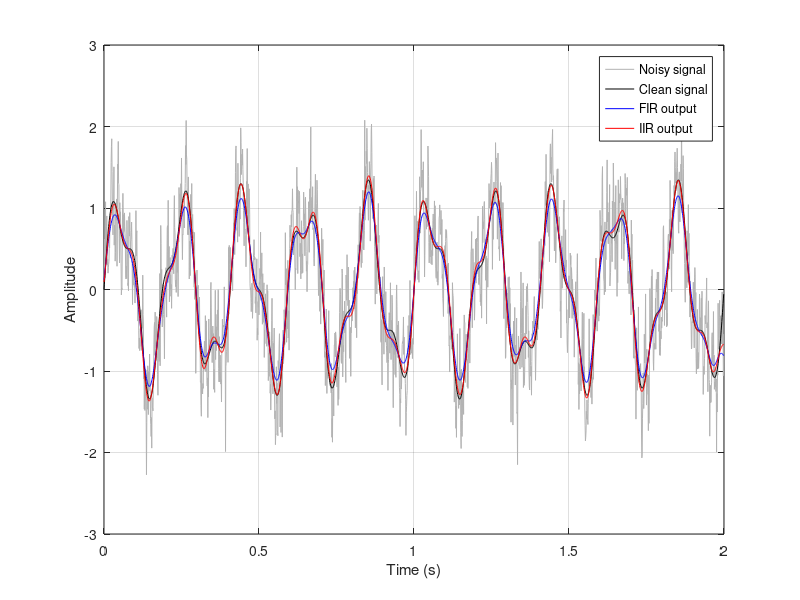
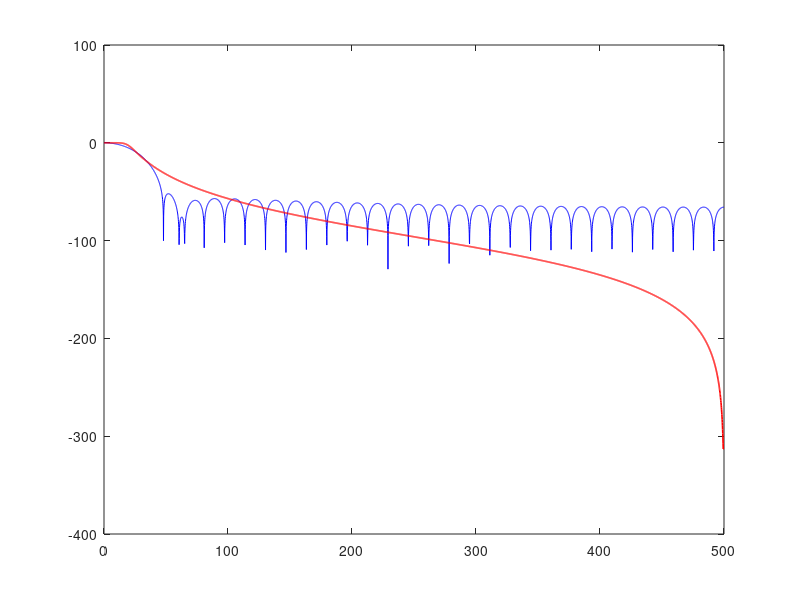

The MATLAB script that drew these images, in order: (Note: this script raises an error after producing the figures.)
clear;


Fs = 1000;
t = (0:1/Fs:2-1/Fs)';
rng(7);
clean = sin(2*pi*5*t) + 0.35*sin(2*pi*12*t);
noise = 0.35*sin(2*pi*50*t) + 0.20*sin(2*pi*137*t) + 0.25*randn(size(t));
x = clean + noise;

fc = 20;
bFIR = fir1(60, fc/(Fs/2), 'low');
[bIIR,aIIR] = butter(4, fc/(Fs/2), 'low');
yFIR = filtfilt(bFIR, 1, x);
yIIR = filtfilt(bIIR, aIIR, x);

%Part A
figure;
plot(t, x, 'Color', [0.7 0.7 0.7]); hold on;
plot(t, clean, 'k', t, yFIR, 'b', t, yIIR, 'r');
legend('Noisy signal', 'Clean signal', 'FIR output', 'IIR output');
xlabel('Time (s)'); ylabel('Amplitude'); grid on;

% Part B: Magnitude responses
[HFIR, f] = freqz(bFIR, 1, 4096, Fs);
[HIIR, ~] = freqz(bIIR, aIIR, 4096, Fs);

figure;
plot(f, 20*log10(max(abs(HFIR), eps)), 'b', ...
     f, 20*log10(max(abs(HIIR), eps)), 'r', 'LineWidth', 1.2);
hold on;
xline(fc, 'k--', '20 Hz cutoff', 'LabelVerticalAlignment', 'bottom');
xlabel('Frequency (Hz)');
ylabel('Magnitude (dB)');
legend('FIR filter', 'IIR filter', 'Location', 'southwest');
title('Filter Magnitude Responses');
grid on;

N = numel(x);
fSpec = (0:floor(N/2))' * Fs/N;

S = abs(fft([x, yFIR, yIIR], N))/N;
S = S(1:numel(fSpec), :);
S(2:end-~mod(N,2), :) = 2*S(2:end-~mod(N,2), :);

figure;
plot(fSpec, S, 'LineWidth', 1.2);
xlabel('Frequency (Hz)');
ylabel('Amplitude');
legend('Noisy signal', 'FIR output', 'IIR output', 'Location', 'northeast');
title('Single-Sided Amplitude Spectra');
grid on;
xlim([0 150]);
%The IIR output aligns with x in low frequency domain, but loses
%information in higher frequency domain.

%Part B

load handel
xClean = y(:);
assert(Fs > 102, 'Sampling rate must exceed 102 Hz.');

tAudio = (0:numel(xClean)-1)'/Fs;
xHum = xClean + 0.15*sin(2*pi*50*tAudio);

[bN,aN] = butter(2, [49 51]/(Fs/2), 'stop');
yAudio = filtfilt(bN, aN, xHum);

nShow = min(numel(xClean), round(0.5*Fs));
figure;
subplot(2,1,1);
plot(tAudio(1:nShow), xHum(1:nShow), 'r', ...
     tAudio(1:nShow), xClean(1:nShow), 'k');
grid on; legend('Hum-added','Clean');
xlabel('Time (s)'); ylabel('Amplitude');
title('Before filtering');

subplot(2,1,2);
plot(tAudio(1:nShow), yAudio(1:nShow), 'b', ...
     tAudio(1:nShow), xClean(1:nShow), 'k');
grid on; legend('Filtered','Clean');
xlabel('Time (s)'); ylabel('Amplitude');
title('After narrow 49--51 Hz notch filtering');

N = numel(xHum);
fAudio = (0:floor(N/2))'*Fs/N;
spec = abs(fft([xClean xHum yAudio], N))/N;
spec = spec(1:numel(fAudio), :);
spec(2:end-~mod(N,2), :) = 2*spec(2:end-~mod(N,2), :);

figure;
plot(fAudio, spec, 'LineWidth', 1.1);
xlim([0 200]); grid on;
xline(50, 'k--', '50 Hz');
xlabel('Frequency (Hz)'); ylabel('Amplitude');
legend('Clean','Hum-added','Filtered');
title('Audio spectra');

gain = max(abs([xHum; yAudio]));
sound(xHum/gain, Fs);
pause(numel(xHum)/Fs + 0.5);
sound(yAudio/gain, Fs);

A = [sin(2*pi*50*tAudio), cos(2*pi*50*tAudio), ones(size(tAudio))];
ampBefore = hypot(A(:,1)'*xHum, A(:,2)'*xHum) * 2 / numel(xHum);
ampAfter  = hypot(A(:,1)'*yAudio, A(:,2)'*yAudio) * 2 / numel(yAudio);
[H50,~] = freqz(bN, aN, 50, Fs);
fprintf('Estimated 50 Hz amplitude: %.6f before, %.6f after\n', ...
        ampBefore, ampAfter);
fprintf('Filter attenuation at 50 Hz: %.2f dB\n', 20*log10(abs(H50)));

[bW,aW] = butter(2, [45 55]/(Fs/2), 'stop');
yWide = filtfilt(bW, aW, xHum);
[HW50,~] = freqz(bW, aW, 50, Fs);

figure;
plot(tAudio(1:nShow), yAudio(1:nShow), ...
     tAudio(1:nShow), yWide(1:nShow));
grid on; xlabel('Time (s)'); ylabel('Amplitude');
legend('49--51 Hz notch','45--55 Hz notch');
title('Narrow and wide notch comparison');

fprintf('Wide-notch attenuation at 50 Hz: %.2f dB\n', 20*log10(abs(HW50)));
fprintf(['A wider stop band rejects more hum-frequency variation, but can also ', ...
         'remove useful low-frequency audio near 50 Hz.\n']);
figs = findall(0, 'Type', 'figure');
[~, order] = sort([figs.Number]);
figs = figs(order);

names = {'Sensor time-domain comparison', ...
         'Sensor frequency responses', ...
         'Sensor spectra', ...
         'Audio waveform comparison', ...
         'Audio spectrum', ...
         'Notch filter comparison'};

for k = 1:min(numel(figs), numel(names))
    savefig(figs(k), [names{k} '.fig']);
    exportgraphics(figs(k), [names{k} '.png'], 'Resolution', 300);
end

rmseFIR = sqrt(mean((yFIR - clean).^2));
rmseIIR = sqrt(mean((yIIR - clean).^2));

figRMSE = figure('Name', 'Sensor spectra and RMSE table');
uitable(figRMSE, 'Data', {'FIR', rmseFIR; 'IIR', rmseIIR}, ...
    'ColumnName', {'Filter', 'RMSE'}, ...
    'Position', [20 20 300 80]);
savefig(figRMSE, 'Sensor spectra and RMSE table.fig');
exportgraphics(figRMSE, 'Sensor spectra and RMSE table.png', 'Resolution', 300);
